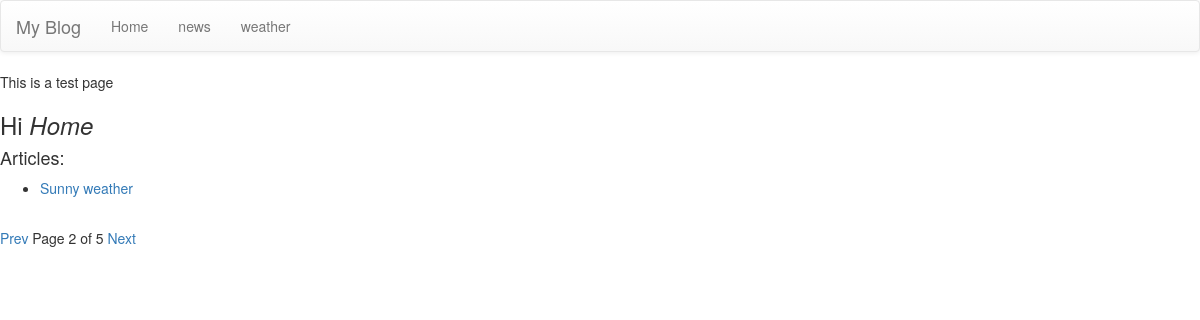
Screenshot of /?page=2 with the database file from the repository.
### article/models.py (models this page shows, shortened)
class Category(models.Model):
    title = models.CharField(max_length=150)
    slug = models.CharField(max_length=150)
    parent = models.ForeignKey('article.Category', blank=True, null=True)
    @staticmethod
    def list_categories():
        return Category.objects.all()

class Post(models.Model):
    author = models.ForeignKey('auth.User')  # Pulls user names from User table
    title = models.CharField(max_length=150, null=False)
    text = models.TextField(null=False)
    created_date = models.DateTimeField(default=timezone.now)
    image = models.FileField(blank=True, upload_to='images')
    category = models.ManyToManyField('article.Category',
        blank=True, null=True)

### article/views.py (the view)
# urls.py: 2. Add a URL to urlpatterns:  url(r'^$', views.home, name='home')
def home(request):
    post_list = Post.objects.all()
    paginator = Paginator(post_list, 1)
    page = request.GET.get('page')
    categories = Category.list_categories()
    try:
        posts = paginator.page(page)
    except PageNotAnInteger:
        posts = paginator.page(1)
    except EmptyPage:
        posts = paginator.page(paginator.num_pages)
    return render(request, 'pages/home.html',
        {'posts': posts, 'categories': categories})

### article/templates/pages/home.html
{% include 'partials/header.html' %}
This is a test page
<h3>Hi <i>Home</i></h3>
<h4>Articles:</h4>
<ul>
    {% for post in posts %}
        <li>
            <a href="{% url 'single' post.id %}">{{post.title}}</a>
        </li>
    {% endfor %}
</ul>
{% if posts.has_previous %}
    <div class="pagination">
        <a href="?page={{posts.previous_page_number}}">Prev</a>
    </div>
{% endif %}
Page {{posts.number}} of {{posts.paginator.num_pages}}
{% if posts.has_next %}
    <div class="pagination">
        <a href="?page={{posts.next_page_number}}">Next</a>
    </div>
{% endif %}
{% include 'partials/footer.html' %}

### article/templates/partials/header.html (shortened to what this page needs)
<!DOCTYPE html>
<html>
    <head>
        <link rel="stylesheet" href="https://maxcdn.bootstrapcdn.com/bootstrap/3.3.7/css/bootstrap.min.css">
        <link rel="stylesheet" href="https://maxcdn.bootstrapcdn.com/bootstrap/3.3.7/css/bootstrap-theme.min.css">
    </head>
    <body>
    <nav class="navbar navbar-default">
  <div class="container-fluid">
    <div class="navbar-header">
      <a class="navbar-brand" href="#">My Blog</a>
    </div>
    <div class="collapse navbar-collapse" id="bs-example-navbar-collapse-1">
      <ul class="nav navbar-nav">
        <li><a href="/">Home</a></li>
        {% for category in categories %}
            <li><a href="{% url 'category' category.slug %}">{{category.title}}</a></li>
        {% endfor %}
      </ul>
    </div>
  </div>
</nav>

### rows the page displays
Category: title "news"
Category: title "weather"
Post: title "Sunny weather"

### other values shown
{{ posts.number }} "2"
{{ posts.paginator.num_pages }} "5"
